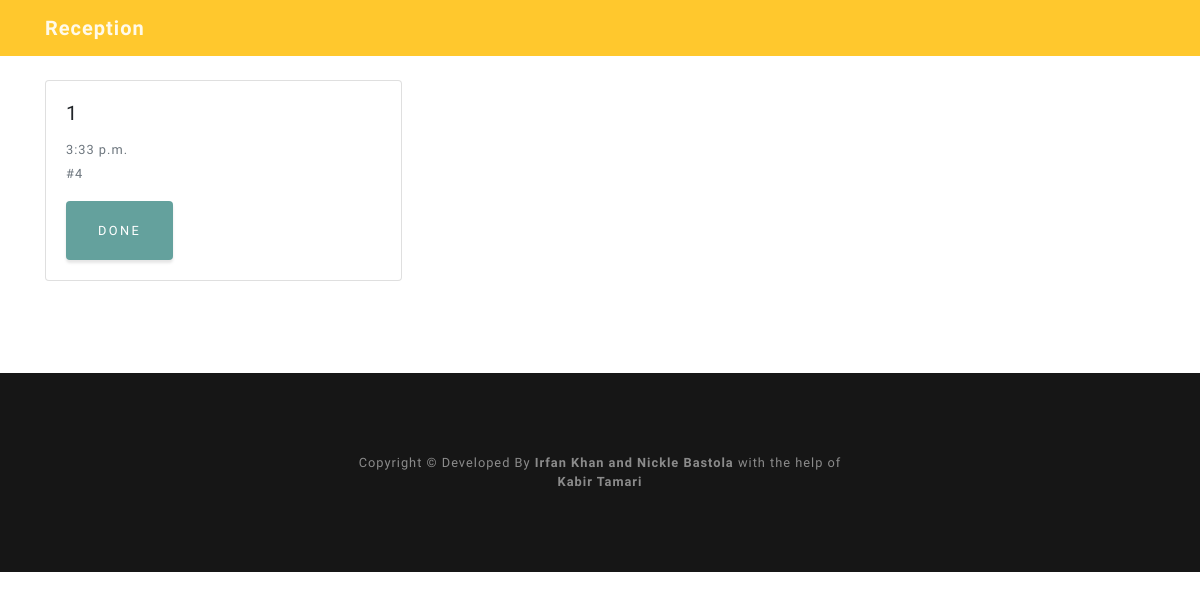
Before: /reception with the older database file.
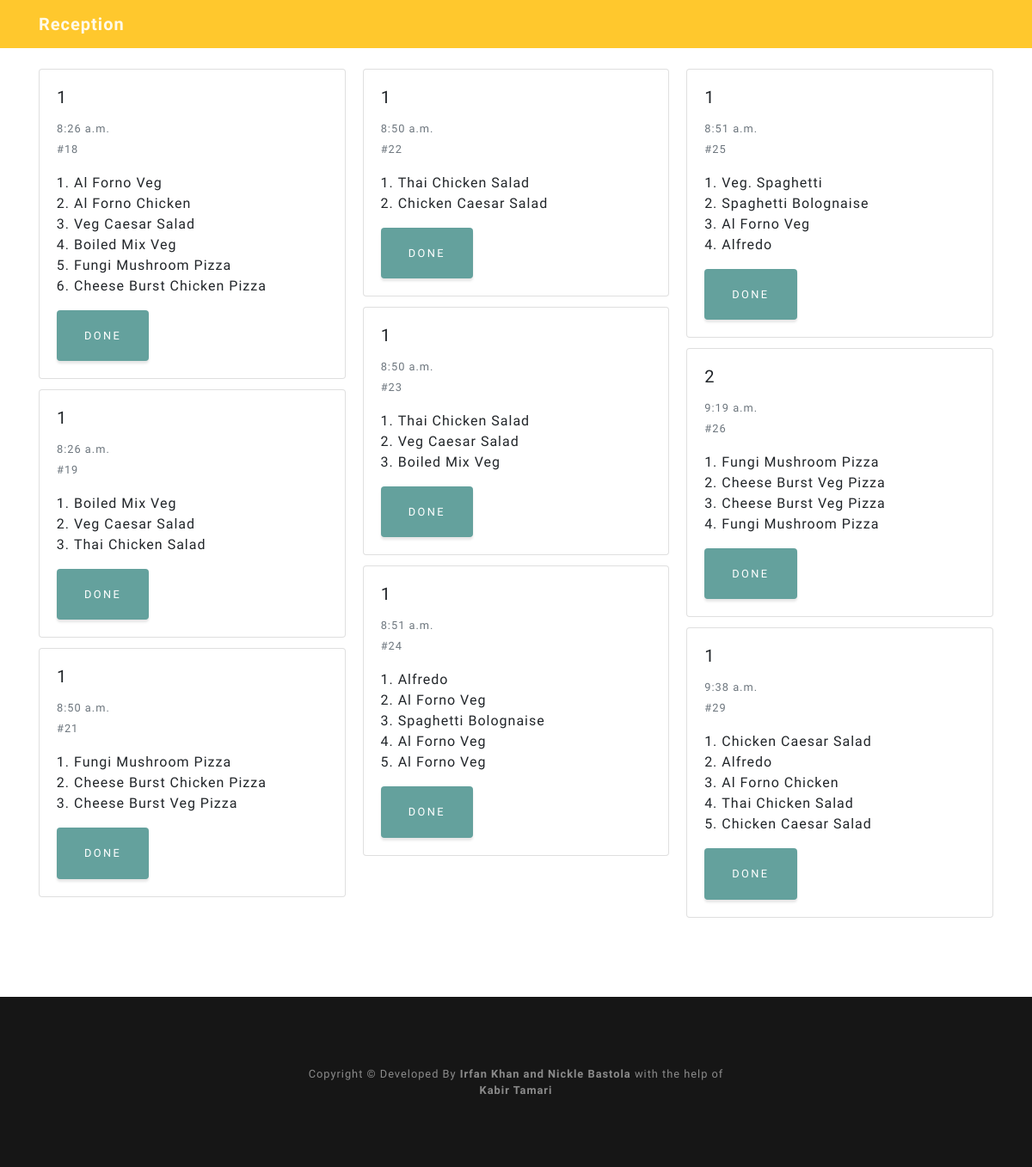
After: the same page with the newer database file.
### menu/models.py (models this page shows, shortened)
class Order(models.Model):
	is_done = models.BooleanField(default=False)
	timestamp = models.DateTimeField(default=timezone.now)
	table_number = models.ForeignKey(Table, blank = True, null = True, on_delete = models.SET_NULL)

class FoodItem(models.Model):
	name = models.CharField(max_length = 200)
	food_type = models.ForeignKey(FoodType, on_delete = models.CASCADE,null = True)
	price = models.PositiveIntegerField(default = 100)
	is_active = models.BooleanField(default= True)

### reception/views.py (the view)
# urls.py: path('', views.get_order, name='get order'),
def get_order(request):
    orders = Order.objects.all()
    response = {'order':[]}
    for order in orders:
        json_order = {'name':[],'price':[],'id':int(order.id)}
        json_order['table_number'] = str(order.table_number)
        json_order['timestamp'] = order.timestamp
        if not order.is_done:
            ordered_items = OrderedItem.objects.all().filter(order = order)
            for ordered_item in ordered_items:
                json_order['name'].append(ordered_item.food_item.name)
                json_order['price'].append(ordered_item.food_item.price)
            response['order'].append(json_order)
    return render(request, 'reception/reception.html', {'orders': response})

### menu/models.py (called while the page is built)
	def __str__(self):
		return str(self.table_number)

### reception/templates/reception/reception.html (shortened to what this page needs)
{% extends 'base.html' %}
{% block content %}
<body>
      <nav class="navbar navbar-light fixed-top navbar-noscroll" id="mainNav">
          <div class="container">
            <a class="navbar-brand js-scroll-trigger" href="#page-top">Reception</a>
            </div>
        </nav>
<div class="container">
    <div class="card-columns" style="padding-top:80px; padding-bottom:80px;">
    {% for order in orders.order %}
      <div class="card">
        <div class="card-body">
         <h5 class="card-title">{{ order.table_number }}</h5>
         <p class="card-text"><small class="text-muted" >{{ order.timestamp | time }} <br> #{{ order.id }}</small></p>
         <ol style="padding-left:20px">
            {% for name in order.name %}
            <li>{{ name }}</li>
            {% endfor %}
            </ol>
            <button type="button" class="btn btn-primary" data-toggle="modal" data-target="#exampleModal">
                Done
              </button>
        </div>
      </div>
      {% endfor %}
      </div>
    </div>
  </body>
{% endblock %}

Changed rows visible on the page:
no longer on this page (row edited): Order: timestamp "3:33 p.m."
added Order: timestamp "8:26 a.m."
now on this page (row unchanged): FoodItem: name "Al Forno Veg" "Al Forno Veg" "Al Forno Veg" "Al Forno Veg" "Al Forno Veg"
now on this page (row unchanged): FoodItem: name "Al Forno Chicken" "Al Forno Chicken"
now on this page (row unchanged): FoodItem: name "Veg Caesar Salad" "Veg Caesar Salad" "Veg Caesar Salad"
now on this page (row unchanged): FoodItem: name "Boiled Mix Veg" "Boiled Mix Veg" "Boiled Mix Veg"
now on this page (row unchanged): FoodItem: name "Fungi Mushroom Pizza" "Fungi Mushroom Pizza" "Fungi Mushroom Pizza" "Fungi Mushroom Pizza"
now on this page (row unchanged): FoodItem: name "Cheese Burst Chicken Pizza" "Cheese Burst Chicken Pizza"
added Order: timestamp "8:26 a.m."
now on this page (row unchanged): FoodItem: name "Thai Chicken Salad" "Thai Chicken Salad" "Thai Chicken Salad" "Thai Chicken Salad"
added Order: timestamp "8:50 a.m."
now on this page (row unchanged): FoodItem: name "Cheese Burst Veg Pizza" "Cheese Burst Veg Pizza" "Cheese Burst Veg Pizza"
added Order: timestamp "8:50 a.m."
now on this page (row unchanged): FoodItem: name "Chicken Caesar Salad" "Chicken Caesar Salad" "Chicken Caesar Salad"
added Order: timestamp "8:50 a.m."
added Order: timestamp "8:51 a.m."
now on this page (row unchanged): FoodItem: name "Alfredo" "Alfredo" "Alfredo"
now on this page (row unchanged): FoodItem: name "Spaghetti Bolognaise" "Spaghetti Bolognaise"
added Order: timestamp "8:51 a.m."
now on this page (row unchanged): FoodItem: name "Veg. Spaghetti"
added Order: timestamp "9:19 a.m."
added Order: timestamp "9:38 a.m."
Other visible differences:
new list line: "1 # 18 DONE"
new list line: "1 # 19 DONE"
new list line: "1 # 21 DONE"
new list line: "1 # 22 DONE"
new list line: "1 # 23 DONE"
new list line: "1 # 24 DONE"
new list line: "1 # 25 DONE"
new list line: "2 # 26 DONE"
new list line: "1 # 29 DONE"
list line gone: "1 # 4 DONE"
